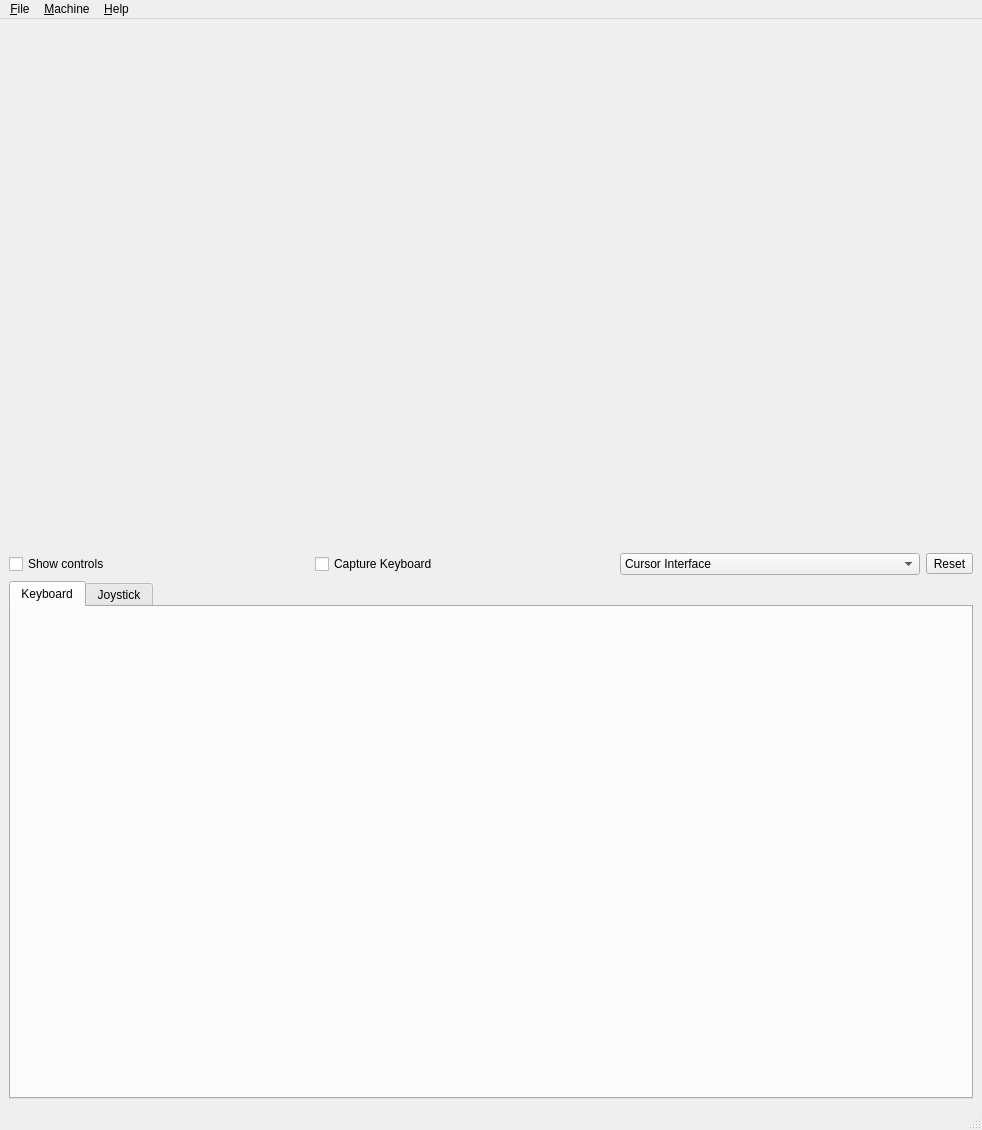
<?xml version="1.0" encoding="UTF-8"?>
<ui version="4.0">
 <class>MainWindow</class>
 <widget class="QMainWindow" name="MainWindow">
  <property name="geometry">
   <rect>
    <x>0</x>
    <y>0</y>
    <width>982</width>
    <height>1130</height>
   </rect>
  </property>
  <property name="windowTitle">
   <string>MainWindow</string>
  </property>
  <widget class="QWidget" name="centralwidget">
   <layout class="QGridLayout" name="gridLayout">
    <item row="1" column="2">
     <widget class="QComboBox" name="cbJoystick">
      <item>
       <property name="text">
        <string>Cursor Interface</string>
       </property>
      </item>
      <item>
       <property name="text">
        <string>Kempston Interface</string>
       </property>
      </item>
      <item>
       <property name="text">
        <string>Sinclair Interface 2 - port 1</string>
       </property>
      </item>
      <item>
       <property name="text">
        <string>Sinclair Interface 2 - port 2</string>
       </property>
      </item>
     </widget>
    </item>
    <item row="1" column="0">
     <widget class="QCheckBox" name="cbShowControls">
      <property name="focusPolicy">
       <enum>Qt::NoFocus</enum>
      </property>
      <property name="text">
       <string>Show controls</string>
      </property>
     </widget>
    </item>
    <item row="0" column="0" colspan="4">
     <widget class="ScreenWidget" name="screen" native="true">
      <property name="enabled">
       <bool>true</bool>
      </property>
      <property name="sizePolicy">
       <sizepolicy hsizetype="Preferred" vsizetype="Expanding">
        <horstretch>0</horstretch>
        <verstretch>0</verstretch>
       </sizepolicy>
      </property>
     </widget>
    </item>
    <item row="1" column="1">
     <widget class="QCheckBox" name="cbKeyboardCapture">
      <property name="text">
       <string>Capture Keyboard</string>
      </property>
     </widget>
    </item>
    <item row="1" column="3">
     <widget class="QToolButton" name="btnReset">
      <property name="focusPolicy">
       <enum>Qt::TabFocus</enum>
      </property>
      <property name="text">
       <string>Reset</string>
      </property>
     </widget>
    </item>
    <item row="2" column="0" colspan="4">
     <widget class="QTabWidget" name="controlsTab">
      <property name="tabPosition">
       <enum>QTabWidget::North</enum>
      </property>
      <property name="tabShape">
       <enum>QTabWidget::Rounded</enum>
      </property>
      <property name="currentIndex">
       <number>0</number>
      </property>
      <property name="elideMode">
       <enum>Qt::ElideMiddle</enum>
      </property>
      <property name="documentMode">
       <bool>false</bool>
      </property>
      <property name="movable">
       <bool>false</bool>
      </property>
      <property name="tabBarAutoHide">
       <bool>true</bool>
      </property>
      <widget class="QWidget" name="keyboard">
       <attribute name="title">
        <string>Keyboard</string>
       </attribute>
       <layout class="QGridLayout" name="gridLayout_3">
        <item row="0" column="0">
         <widget class="KeyboardWidget" name="keyboardwd" native="true"/>
        </item>
       </layout>
      </widget>
      <widget class="QWidget" name="joystick">
       <attribute name="title">
        <string>Joystick</string>
       </attribute>
       <layout class="QGridLayout" name="gridLayout_2">
        <item row="0" column="1">
         <spacer name="verticalSpacer">
          <property name="orientation">
           <enum>Qt::Vertical</enum>
          </property>
          <property name="sizeHint" stdset="0">
           <size>
            <width>20</width>
            <height>40</height>
           </size>
          </property>
         </spacer>
        </item>
        <item row="2" column="2">
         <widget class="QPushButton" name="pbRight">
          <property name="font">
           <font>
            <pointsize>50</pointsize>
            <weight>50</weight>
            <bold>false</bold>
           </font>
          </property>
          <property name="text">
           <string>→</string>
          </property>
         </widget>
        </item>
        <item row="2" column="6">
         <spacer name="horizontalSpacer_3">
          <property name="orientation">
           <enum>Qt::Horizontal</enum>
          </property>
          <property name="sizeType">
           <enum>QSizePolicy::Minimum</enum>
          </property>
          <property name="sizeHint" stdset="0">
           <size>
            <width>40</width>
            <height>20</height>
           </size>
          </property>
         </spacer>
        </item>
        <item row="2" column="4">
         <spacer name="horizontalSpacer">
          <property name="orientation">
           <enum>Qt::Horizontal</enum>
          </property>
          <property name="sizeHint" stdset="0">
           <size>
            <width>40</width>
            <height>20</height>
           </size>
          </property>
         </spacer>
        </item>
        <item row="3" column="1">
         <widget class="QPushButton" name="pbDown">
          <property name="font">
           <font>
            <family>MS Shell Dlg 2</family>
            <pointsize>50</pointsize>
            <weight>50</weight>
            <bold>false</bold>
           </font>
          </property>
          <property name="text">
           <string>↓</string>
          </property>
         </widget>
        </item>
        <item row="2" column="5">
         <widget class="QPushButton" name="pbFire">
          <property name="sizePolicy">
           <sizepolicy hsizetype="Maximum" vsizetype="Fixed">
            <horstretch>0</horstretch>
            <verstretch>0</verstretch>
           </sizepolicy>
          </property>
          <property name="font">
           <font>
            <pointsize>70</pointsize>
            <weight>50</weight>
            <bold>false</bold>
           </font>
          </property>
          <property name="text">
           <string>✸</string>
          </property>
          <property name="iconSize">
           <size>
            <width>10</width>
            <height>10</height>
           </size>
          </property>
         </widget>
        </item>
        <item row="2" column="0">
         <widget class="QPushButton" name="pbLeft">
          <property name="font">
           <font>
            <family>MS Shell Dlg 2</family>
            <pointsize>50</pointsize>
            <weight>50</weight>
            <bold>false</bold>
           </font>
          </property>
          <property name="text">
           <string>←</string>
          </property>
         </widget>
        </item>
        <item row="4" column="1">
         <spacer name="verticalSpacer_2">
          <property name="orientation">
           <enum>Qt::Vertical</enum>
          </property>
          <property name="sizeHint" stdset="0">
           <size>
            <width>20</width>
            <height>40</height>
           </size>
          </property>
         </spacer>
        </item>
        <item row="1" column="1">
         <widget class="QPushButton" name="pbUp">
          <property name="font">
           <font>
            <family>MS Shell Dlg 2</family>
            <pointsize>50</pointsize>
            <weight>50</weight>
            <bold>false</bold>
           </font>
          </property>
          <property name="text">
           <string>↑</string>
          </property>
         </widget>
        </item>
       </layout>
      </widget>
     </widget>
    </item>
   </layout>
  </widget>
  <widget class="QMenuBar" name="menubar">
   <property name="geometry">
    <rect>
     <x>0</x>
     <y>0</y>
     <width>982</width>
     <height>26</height>
    </rect>
   </property>
   <widget class="QMenu" name="menuFile">
    <property name="title">
     <string>&amp;File</string>
    </property>
    <addaction name="action_Load_a_snapshot"/>
    <addaction name="actionLoad_a_snapshot_z80"/>
    <addaction name="action_Save_a_snapshot"/>
    <addaction name="separator"/>
    <addaction name="actionLoad_a_screenshot"/>
    <addaction name="actionMake_a_scrennshot"/>
    <addaction name="separator"/>
    <addaction name="actionE_xit"/>
   </widget>
   <widget class="QMenu" name="menuMachine">
    <property name="title">
     <string>&amp;Machine</string>
    </property>
    <addaction name="action_Reset"/>
    <addaction name="action_NMI"/>
    <addaction name="separator"/>
    <addaction name="actionSpectrum_48k"/>
    <addaction name="actionSpectrum_128k"/>
   </widget>
   <widget class="QMenu" name="menuHelp">
    <property name="title">
     <string>&amp;Help</string>
    </property>
    <addaction name="action_About"/>
   </widget>
   <addaction name="menuFile"/>
   <addaction name="menuMachine"/>
   <addaction name="menuHelp"/>
  </widget>
  <widget class="QStatusBar" name="statusbar"/>
  <action name="action_Load_a_snapshot">
   <property name="text">
    <string>&amp;Load a snapshot (.sna)...</string>
   </property>
   <property name="toolTip">
    <string>&lt;html&gt;&lt;head/&gt;&lt;body&gt;&lt;p&gt;Load a snapshot&lt;/p&gt;&lt;/body&gt;&lt;/html&gt;</string>
   </property>
  </action>
  <action name="actionE_xit">
   <property name="text">
    <string>E&amp;xit</string>
   </property>
  </action>
  <action name="action_Reset">
   <property name="text">
    <string>&amp;Reset</string>
   </property>
  </action>
  <action name="action_NMI">
   <property name="text">
    <string>&amp;NMI</string>
   </property>
  </action>
  <action name="action_About">
   <property name="text">
    <string>&amp;About</string>
   </property>
  </action>
  <action name="action_Save_a_snapshot">
   <property name="text">
    <string>&amp;Save a snapshot (.z80)</string>
   </property>
  </action>
  <action name="actionSpectrum_48k">
   <property name="checkable">
    <bool>true</bool>
   </property>
   <property name="checked">
    <bool>false</bool>
   </property>
   <property name="text">
    <string>Spectrum 48k</string>
   </property>
  </action>
  <action name="actionSpectrum_128k">
   <property name="checkable">
    <bool>true</bool>
   </property>
   <property name="checked">
    <bool>true</bool>
   </property>
   <property name="text">
    <string>Spectrum 128k</string>
   </property>
  </action>
  <action name="actionMake_a_scrennshot">
   <property name="text">
    <string>Save a screenshot</string>
   </property>
  </action>
  <action name="actionLoad_a_screenshot">
   <property name="text">
    <string>Load a screenshot...</string>
   </property>
  </action>
  <action name="actionLoad_a_snapshot_z80">
   <property name="text">
    <string>Load a snapshot (.z80)...</string>
   </property>
  </action>
 </widget>
 <customwidgets>
  <customwidget>
   <class>ScreenWidget</class>
   <extends>QWidget</extends>
   <header location="global">screenwidget.h</header>
   <container>1</container>
  </customwidget>
  <customwidget>
   <class>KeyboardWidget</class>
   <extends>QWidget</extends>
   <header location="global">keyboardwidget.h</header>
   <container>1</container>
  </customwidget>
 </customwidgets>
 <resources/>
 <connections/>
</ui>
